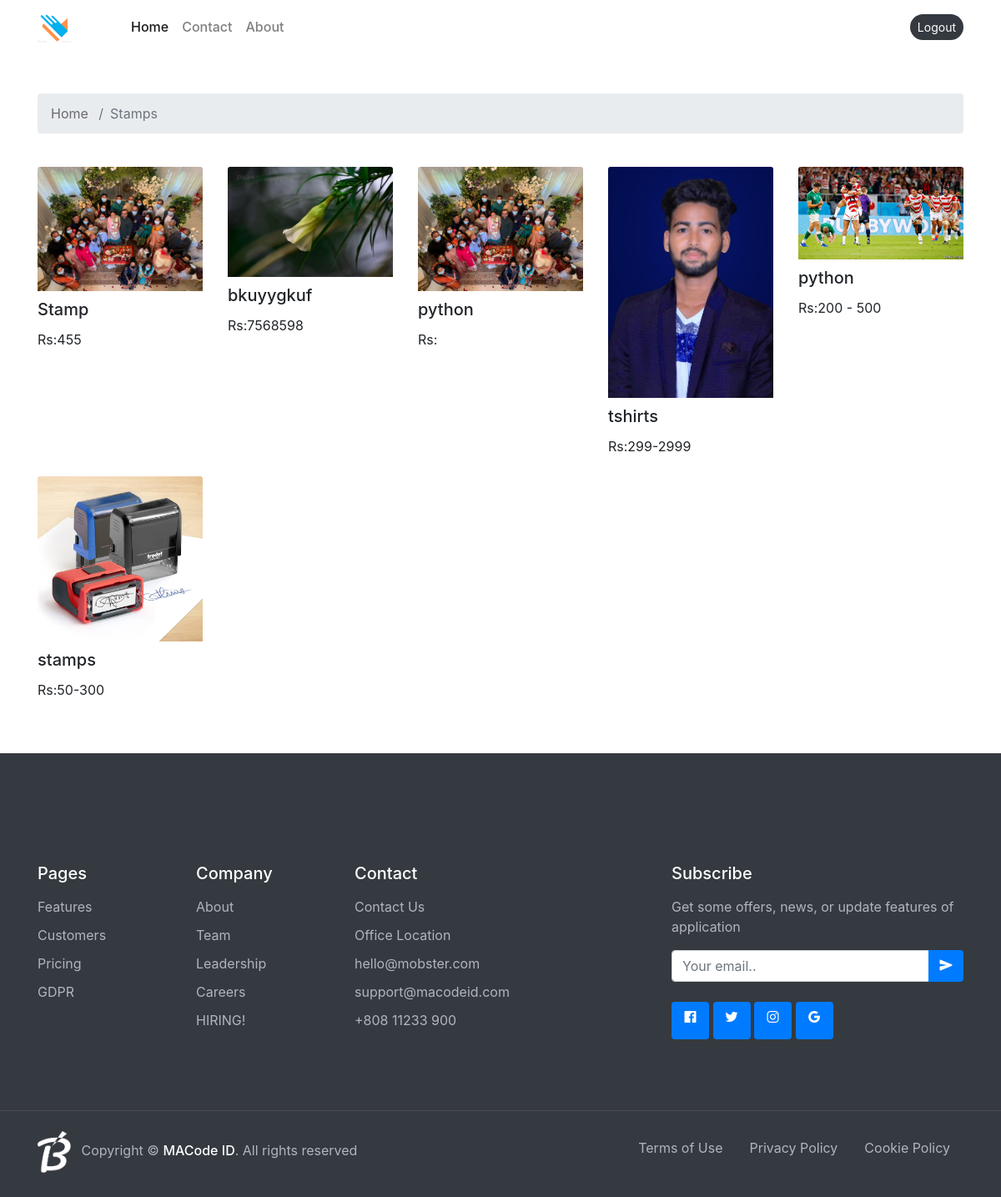
Page /stamp2/ on the committed database.
### printapp/models.py (models this page shows, shortened)
class stamp(models.Model):
    name=models.CharField(max_length=25,default="")
    slug=models.SlugField(default="")
    category = models.ForeignKey('Category', null=True, blank=True, on_delete=models.CASCADE,)
    productimage= models.ImageField(upload_to ='productimage/',default="")
    price=models.CharField(max_length=25,default="Rs:")
    publish=models.DateTimeField(auto_now_add=True)
    class Meta:
        ordering=('-publish',)

### printapp/views.py (the view)
# urls.py: path('stamp2/',views.stamps_view_2),
def stamps_view_2(request):
    product=stamp.objects.all()
    return render(request, 'printapp/stamps2.html',{'product':product})

### templates/printapp/stamps2.html (shortened to what this page needs)
{%extends 'printapp/base.html'%}
<!DOCTYPE html> {%load static%}{%block title_block%}PK chitrography{%endblock%}{%block auth%}
<nav class="navbar navbar-expand-lg navbar-light ">
    <div class="container">
        <a class="navbar-brand" href="/home/">
            <img src="{%static 'pkseneterpriselogo.png'%}" alt="" width="40">
        </a>
        <div class="collapse navbar-collapse" id="navbarToggler">
            <ul class="navbar-nav ml-lg-5 mt-3 mt-lg-0">
                <li class="nav-item dropdown active">
                    <a class="nav-link " href="/home/" id="navbarDropdown">Home</a>
                </li>
                <li class="nav-item">
                    <a class="nav-link" href="/contactus">Contact</a>
                </li>
                <li class="nav-item">
                    <a class="nav-link" href="/about">About</a>
                </li>
            </ul>
            <div class="ml-auto my-2 my-lg-0">
                <a href="/accounts/logout/"><button class="btn btn-dark btn-sm rounded-pill">Logout</button></a>
            </div>
            {%endblock%} {%block content%} <br>
            <br>
            <div class="container">
                <nav aria-label="breadcrumb">
                    <ol class="breadcrumb">
                        <li class="breadcrumb-item"><a href="/#shopping">Home</a></li> &nbsp;
                        <li class="breadcrumb-item active" aria-current="page">Stamps</li>
                    </ol>
                </nav>
                <div class="row row-cols-2 row-cols-md-5" style="margin-top:40px ; margin-bottom:40px ">
                    {%if product%}{%for p in product%}
                    <div class="col mb-4">
                        <div class="carde h-100">
                            <img src="{{p.productimage.url}}" class="card-img-top" alt="...">
                            <div class="card-bodye">
                                <h5 class="card-titlee">{{p.name}}</h5>
                                <p class="card-text">{{p.price}}</p>
                            </div>
                        </div>
                    </div>{%endfor%}{%endif%}
                </div>
            </div> {%endblock%}

### static/css/mobster.css (style rules this page uses)
:root { --primary: #3D58F3; --secondary: #A52EFF; --success: #0ABF9E; --warning: #E89E09; --info: #4699F8; --danger: #F13057; --indigo: #602FDA; --dark: #383340; --light: #F0EEF5; --gray: #6b6872; --white: #fff; --font-family: 'Quicksand', Arial, Helvetica, sans-serif; --line-height: 1.7; }
body { font-family: 'Quicksand', Arial, Helvetica, sans-serif; font-size: 16px; line-height: 1.7; color: #383340; }
a { color: #526bf5; }
h1, h2, h3, h4, h5, h6, .h1, .h2, .h3, .h4, .h5, .h6 { line-height: 1.25; }
h5, .h5 { font-size: 1.3125rem; }
.btn { padding: 10px 24px; border-width: 2px; }
.btn-dark { color: #ffffff; background-color: #383340; border-color: transparent !important; }
.breadcrumb { background-color: #F0EEF5; }
.breadcrumb-item { font-size: 16px; }
.breadcrumb-item+.breadcrumb-item::before { content: "\2022"; color: var(--primary); }
.breadcrumb-item a { color: #6b6872; }
.breadcrumb-item.active { color: var(--primary); }
.navbar-nav .nav-link { font-weight: 500; }
@media (min-width: 992px) { .navbar-expand-lg .navbar-nav .nav-link { padding-left: 16px; padding-right: 16px; } }

### rows in the picture
stamp: productimage (picture), name "Stamp", price "Rs:455"
stamp: productimage (picture), name "bkuyygkuf", price "Rs:7568598"
stamp: productimage (picture), name "python", price "Rs:"
stamp: productimage (picture), name "tshirts", price "Rs:299-2999"
stamp: productimage (picture), name "python", price "Rs:200 - 500"
stamp: productimage (picture), name "stamps", price "Rs:50-300"
